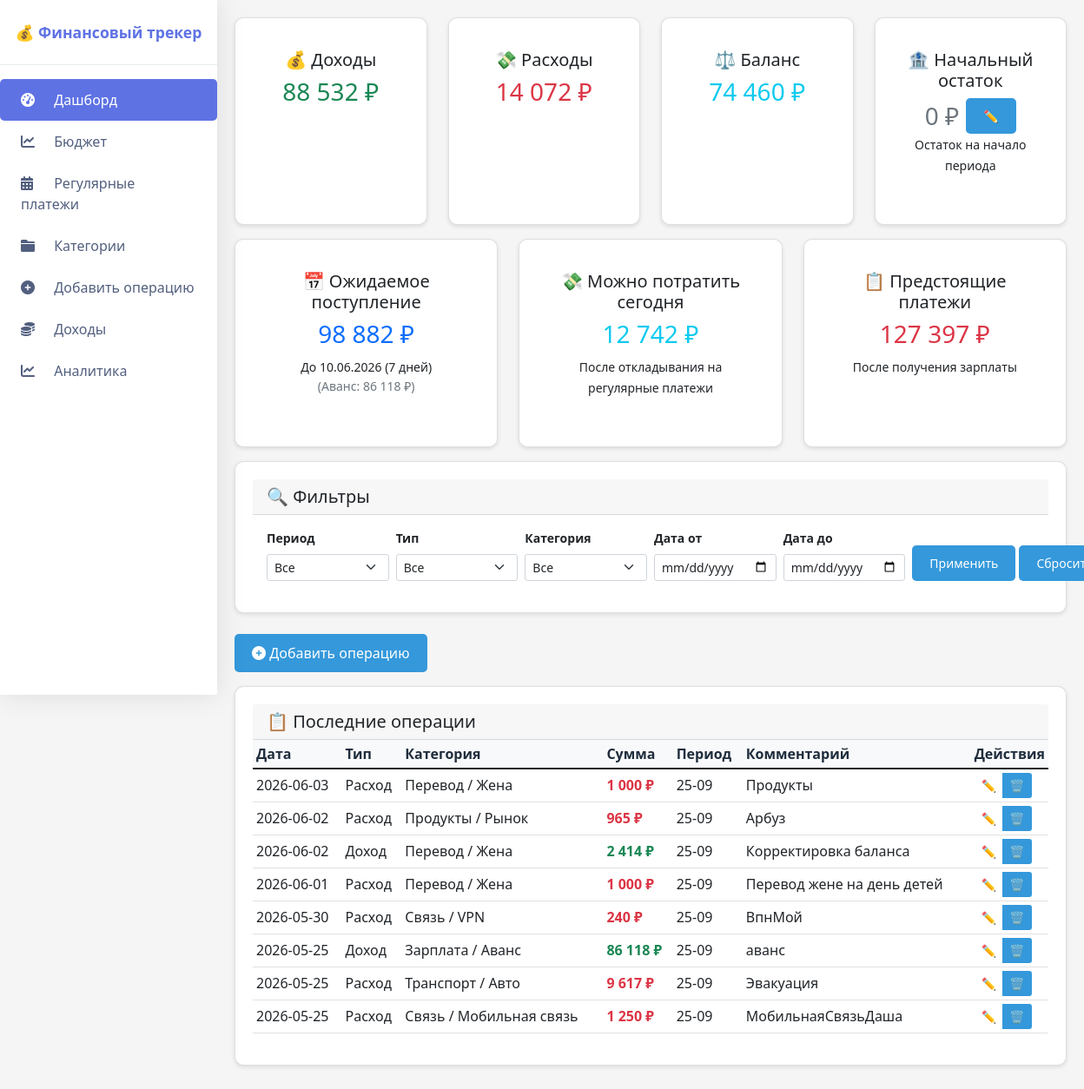
Before: / with the older database file.
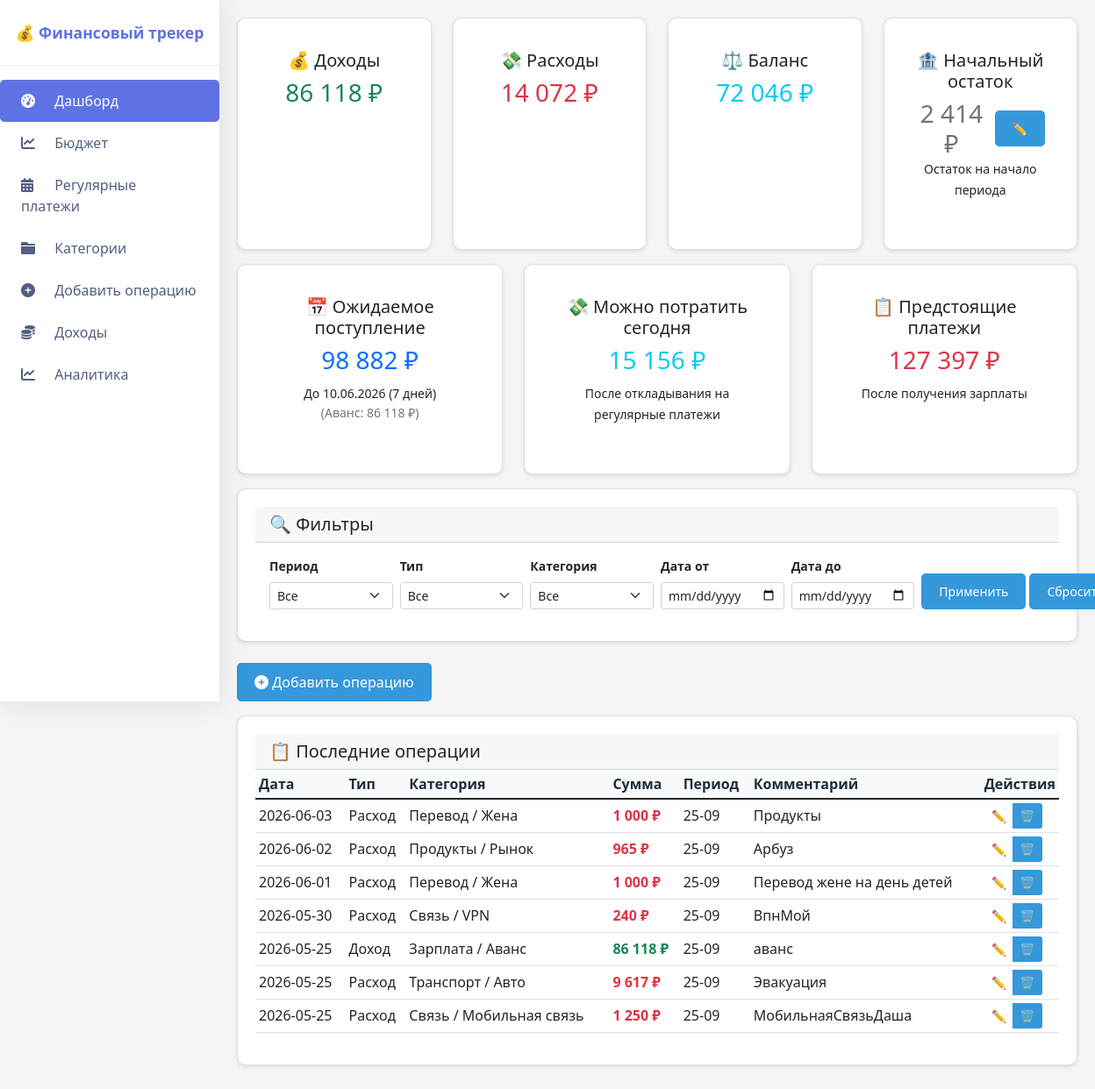
After: the same page with the newer database file.
### tables this page shows
CREATE TABLE period_balance (
                id INTEGER PRIMARY KEY AUTOINCREMENT,
                period TEXT NOT NULL,
                start_date TEXT NOT NULL,
                balance REAL NOT NULL,
                UNIQUE(period, start_date)
            );

CREATE TABLE operations (
                id INTEGER PRIMARY KEY AUTOINCREMENT,
                date TEXT NOT NULL,
                type TEXT NOT NULL,
                category TEXT NOT NULL,
                subcategory TEXT,
                amount REAL NOT NULL,
                comment TEXT,
                period TEXT
            );

### routes/main.py (the view)
    @app.route('/')
    def index():
        apply_regular_payments()
        today = date.today()
        period_filter = request.args.get('period', '')
        type_filter = request.args.get('type', '')
        category_filter = request.args.get('category', '')
        date_from = request.args.get('date_from', '')
        date_to = request.args.get('date_to', '')
        query = 'SELECT * FROM operations WHERE 1=1'
        params = []
        if period_filter:
            query += ' AND period = ?'
            params.append(period_filter)
        if type_filter:
            query += ' AND type = ?'
            params.append(type_filter)
        if category_filter:
            query += ' AND category = ?'
            params.append(category_filter)
        if date_from:
            query += ' AND date >= ?'
            params.append(date_from)
        if date_to:
            query += ' AND date <= ?'
            params.append(date_to)
        query += ' ORDER BY date DESC LIMIT 100'
        with get_db() as conn:
            operations = conn.execute(query, params).fetchall()
            all_categories = [row['name'] for row in conn.execute(
                'SELECT DISTINCT name FROM categories WHERE parent_id IS NULL ORDER BY name').fetchall()]
            total_income = \
            conn.execute('SELECT COALESCE(SUM(amount), 0) FROM operations WHERE type="Доход"').fetchone()[0]
            total_expense = \
            conn.execute('SELECT COALESCE(SUM(amount), 0) FROM operations WHERE type="Расход"').fetchone()[0]
            balance = total_income - total_expense
            planned_salary_row = conn.execute('SELECT value FROM settings WHERE key = "planned_salary"').fetchone()
            planned_salary = float(planned_salary_row['value']) if planned_salary_row else 185000
            advance_row = conn.execute('''
                SELECT amount
                FROM operations
                WHERE type = 'Доход'
                AND category = 'Зарплата'
                AND subcategory = 'Аванс'
                ORDER BY date DESC
                LIMIT 1
            ''').fetchone()
            real_advance = advance_row['amount'] if advance_row else 0
            if real_advance > 0:
                expected_remainder = planned_salary - real_advance
                salary_remainder_text = f"{expected_remainder:,.0f} ₽".replace(",", " ")
                salary_remainder_note = f"(Аванс: {real_advance:,.0f} ₽)".replace(",", " ")
            else:
                expected_remainder = planned_salary
                salary_remainder_text = f"{expected_remainder:,.0f} ₽".replace(",", " ")
                salary_remainder_note = "⚠️ Аванс ещё не внесён"
            income_cats = {}
            expense_cats = {}
            income_main = conn.execute(
                'SELECT * FROM categories WHERE parent_id IS NULL AND type = "Доход" ORDER BY name').fetchall()
            for cat in income_main:
                subcats = conn.execute('SELECT name FROM categories WHERE parent_id = ? ORDER BY name',
                                       (cat['id'],)).fetchall()
                income_cats[cat['name']] = [s['name'] for s in subcats]
            expense_main = conn.execute(
                'SELECT * FROM categories WHERE parent_id IS NULL AND type = "Расход" ORDER BY name').fetchall()
            for cat in expense_main:
                subcats = conn.execute('SELECT name FROM categories WHERE parent_id = ? ORDER BY name',
                                       (cat['id'],)).fetchall()
                expense_cats[cat['name']] = [s['name'] for s in subcats]
        if 10 <= today.day <= 24:
            period_start, period_end = 10, 24
        else:
            period_start, period_end = 25, 9
        next_income = get_next_income_date(today)
        days_to_income = (next_income - today).days
        period_start_date, period_end_date = get_period_dates(today)
        period_balance = update_period_balance(today)
        expenses_this_period = get_expenses_for_period(period_start_date, period_end_date)
        regular_total_month = get_regular_payments_for_month()
        paid_regular = get_paid_regular_payments_this_month()
        planning = get_planning_data(planned_salary, real_advance, regular_total_month, paid_regular)
        if real_advance > 0 and 25 <= today.day <= 31:
            advance_for_period = real_advance
            saved_from_advance = planning['need_to_save_from_advance']
        else:
            advance_for_period = planning['advance']
            saved_from_advance = planning['need_to_save_from_advance']
        can_spend_today = (advance_for_period - saved_from_advance) + period_balance - expenses_this_period
        regular_this_period = get_regular_payments_for_period(today, period_start, period_end)
        regular_total = get_regular_total_for_month()
        unpaid_regular = get_unpaid_regular_payments(today, period_start, period_end)
        if real_advance > 0:
            expected_income = planned_salary - real_advance
        else:
            expected_income = planned_salary
        future_regular = get_regular_payments_until_date(today, next_income)
        regular_after_income = get_regular_payments_after_date(today, next_income)
        if can_spend_today < 0:
            spend_warning = "⚠️ Внимание! Денег не хватит на регулярные платежи!"
        else:
            spend_warning = ""
        free_money_now = period_balance + total_income - total_expense - unpaid_regular
        if free_money_now < 0:
            traffic_light = "red"
            traffic_text = "⚠️ КАССОВЫЙ РАЗРЫВ!"
        elif free_money_now < 5000:
            traffic_light = "yellow"
            traffic_text = "⚠️ Осторожно: остаток меньше 5000 ₽"
        else:
            traffic_light = "green"
            traffic_text = "✅ Всё хорошо"
        return render_template('index.html',
                               operations=operations,
                               total_income=total_income,
                               total_expense=total_expense,
                               balance=balance,
                               free_money_now=free_money_now,
                               expected_income=expected_income,
                               future_regular=future_regular,
                               regular_after_income=regular_after_income,
                               can_spend_today=can_spend_today,
                               spend_warning=spend_warning,
                               days_to_income=days_to_income,
                               next_income=next_income,
                               traffic_light=traffic_light,
                               traffic_text=traffic_text,
                               regular_total=regular_total,
                               regular_this_period=regular_this_period,
                               period_balance=period_balance,
                               all_categories=all_categories,
                               salary_remainder_text=salary_remainder_text,
                               salary_remainder_note=salary_remainder_note,
                               income_categories=income_cats,
                               expense_categories=expense_cats,
                               planning=planning,
                               regular_total_month=regular_total_month)

### templates/index.html (shortened to what this page needs)
{% extends "base.html" %}
{% block content %}
<div class="row">
    <div class="col-md-3 mb-3">
        <div class="card h-100">
            <div class="card-body text-center">
                <h5 class="card-title">💰 Доходы</h5>
                <h3 class="text-success">{{ "{:,.0f}".format(total_income).replace(",", " ") }} ₽</h3>
            </div>
        </div>
    </div>
    <div class="col-md-3 mb-3">
        <div class="card h-100">
            <div class="card-body text-center">
                <h5 class="card-title">💸 Расходы</h5>
                <h3 class="text-danger">{{ "{:,.0f}".format(total_expense).replace(",", " ") }} ₽</h3>
            </div>
        </div>
    </div>
    <div class="col-md-3 mb-3">
        <div class="card h-100">
            <div class="card-body text-center">
                <h5 class="card-title">⚖️ Баланс</h5>
                <h3 class="text-info">{{ "{:,.0f}".format(balance).replace(",", " ") }} ₽</h3>
            </div>
        </div>
    </div>
    <div class="col-md-3 mb-3">
        <div class="card h-100">
            <div class="card-body text-center">
                <h5 class="card-title">🏦 Начальный остаток</h5>
                <div class="d-flex justify-content-center align-items-center gap-2">
                    <h3 class="text-secondary mb-0">{{ "{:,.0f}".format(period_balance).replace(",", " ") }} ₽</h3>
                    <button onclick="showMoneyModal()" class="btn btn-sm btn-outline-secondary" title="Редактировать">
                        ✏️
                    </button>
                </div>
                <small>Остаток на начало периода</small>
            </div>
        </div>
    </div>
</div>
<div class="row">
    <div class="col-md-4 mb-3">
        <div class="card h-100">
            <div class="card-body text-center">
                <h5 class="card-title">📅 Ожидаемое поступление</h5>
                <h3 class="text-primary">{{ "{:,.0f}".format(expected_income).replace(",", " ") }} ₽</h3>
                <small>До {{ next_income.strftime('%d.%m.%Y') }} ({{ days_to_income }} дней)</small>
                <small class="d-block text-muted">{{ salary_remainder_note }}</small>
            </div>
        </div>
    </div>
    <div class="col-md-4 mb-3">
        <div class="card h-100">
            <div class="card-body text-center">
                <h5 class="card-title">💸 Можно потратить сегодня</h5>
                <h3 class="text-{{ 'danger' if can_spend_today < 0 else 'info' }}">
                    {{ "{:,.0f}".format(can_spend_today).replace(",", " ") }} ₽
                </h3>
                <small>После откладывания на регулярные платежи</small>
            </div>
        </div>
    </div>
    <div class="col-md-4 mb-3">
        <div class="card h-100">
            <div class="card-body text-center">
                <h5 class="card-title">📋 Предстоящие платежи</h5>
                <h3 class="text-danger">{{ "{:,.0f}".format(regular_after_income).replace(",", " ") }} ₽</h3>
                <small>После получения зарплаты</small>
            </div>
        </div>
    </div>
</div>
<div class="card mb-4">
    <div class="card-header">
        <h5 class="mb-0">🔍 Фильтры</h5>
    </div>
    <div class="card-body">
        <form method="GET" action="{{ url_for('index') }}" class="row g-2">
            <div class="col-md-2">
                <label class="form-label small fw-bold">Период</label>
                <select name="period" class="form-select form-select-sm">
                    <option value="">Все</option>
                </select>
            </div>
            <div class="col-md-2">
                <label class="form-label small fw-bold">Тип</label>
                <select name="type" class="form-select form-select-sm">
                    <option value="">Все</option>
                </select>
            </div>
            <div class="col-md-2">
                <label class="form-label small fw-bold">Категория</label>
                <select name="category" class="form-select form-select-sm">
                    <option value="">Все</option>
                </select>
            </div>
            <div class="col-md-2">
                <label class="form-label small fw-bold">Дата от</label>
                <input type="date" name="date_from" class="form-control form-control-sm">
            </div>
            <div class="col-md-2">
                <label class="form-label small fw-bold">Дата до</label>
                <input type="date" name="date_to" class="form-control form-control-sm">
            </div>
            <div class="col-md-2 d-flex align-items-end gap-1">
                <button type="submit" class="btn btn-primary btn-sm">Применить</button>
                <a href="{{ url_for('index') }}" class="btn btn-secondary btn-sm">Сбросить</a>
            </div>
        </form>
    </div>
</div>
<div class="d-flex justify-content-start mb-3">
    <button type="button" class="btn btn-primary" data-bs-toggle="modal" data-bs-target="#addModal">
        <i class="fas fa-plus-circle"></i> Добавить операцию
    </button>
</div>
<div class="card">
    <div class="card-header">
        <h5 class="mb-0">📋 Последние операции</h5>
    </div>
    <div class="table-responsive">
        <table class="table table-sm table-hover">
            <thead class="table-light">
            <tr>
                <th>Дата</th>
                <th>Тип</th>
                <th>Категория</th>
                <th>Сумма</th>
                <th>Период</th>
                <th>Комментарий</th>
                <th style="width: 80px;">Действия</th>
            </tr>
            </thead>
            <tbody>
            {% for op in operations %}
            <tr>
                <td>{{ op.date }}</td>
                <td>{{ op.type }}</td>
                <td>{{ op.category }}{% if op.subcategory %} / {{ op.subcategory }}{% endif %}</td>
                <td class="fw-bold {{ 'text-success' if op.type == 'Доход' else 'text-danger' }}">
                    {{ "{:,.0f}".format(op.amount).replace(",", " ") }} ₽
                </td>
                <td>{{ op.period }}</td>
                <td>{{ op.comment or '-' }}</td>
                <td>
                    <div class="btn-group btn-group-sm">
                        <button class="btn btn-outline-primary edit-btn" data-id="{{ op.id }}" title="Редактировать">
                            ✏️
                        </button>
                        <a href="{{ url_for('delete', id=op.id) }}" class="btn btn-outline-danger" title="Удалить"
                           onclick="return confirm('Удалить операцию?')">🗑️</a>
                    </div>
                </td>
            </tr>
            {% else %}
            <tr>
                <td colspan="7" class="text-center">Нет операций. Добавьте первую!</td>
                {% endfor %}
            </tbody>
        </table>
    </div>
</div>
{% endblock %}

Changed rows visible on the page:
removed period_balance: balance "0"
removed operations: date "2026-06-02", type "Доход", category "Перевод", subcategory "Жена", amount "2 414", period "25-09", comment "Корректировка баланса"
added period_balance: balance "2 414"
Other visible differences:
{{ "{:,.0f}".format(total_income).replace(",", " ") }}: "88 532" → "86 118"
{{ "{:,.0f}".format(balance).replace(",", " ") }}: "74 460" → "72 046"
{{ "{:,.0f}".format(can_spend_today).replace(",", " ") }}: "12 742" → "15 156"
